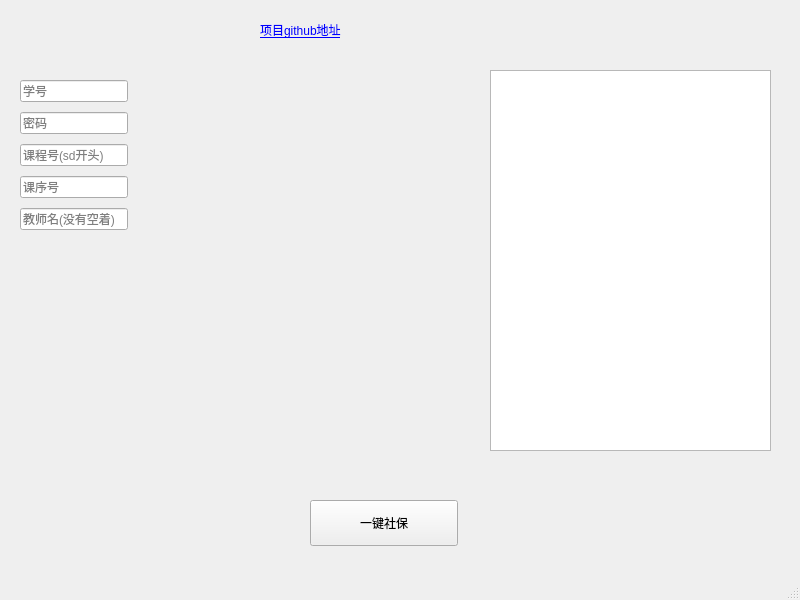
<?xml version="1.0" encoding="UTF-8"?>
<ui version="4.0">
 <class>MainWindow</class>
 <widget class="QMainWindow" name="MainWindow">
  <property name="geometry">
   <rect>
    <x>0</x>
    <y>0</y>
    <width>800</width>
    <height>600</height>
   </rect>
  </property>
  <property name="windowTitle">
   <string>MainWindow</string>
  </property>
  <widget class="QWidget" name="centralwidget">
   <widget class="QWidget" name="verticalLayoutWidget">
    <property name="geometry">
     <rect>
      <x>20</x>
      <y>70</y>
      <width>391</width>
      <height>381</height>
     </rect>
    </property>
    <layout class="QVBoxLayout" name="verticalLayout" stretch="0,0,0,0,0">
     <property name="spacing">
      <number>10</number>
     </property>
     <property name="sizeConstraint">
      <enum>QLayout::SetFixedSize</enum>
     </property>
     <property name="topMargin">
      <number>10</number>
     </property>
     <item>
      <widget class="QLineEdit" name="stuidtxt">
       <property name="placeholderText">
        <string>学号</string>
       </property>
      </widget>
     </item>
     <item>
      <widget class="QLineEdit" name="psdtxt">
       <property name="echoMode">
        <enum>QLineEdit::Password</enum>
       </property>
       <property name="placeholderText">
        <string>密码</string>
       </property>
      </widget>
     </item>
     <item>
      <widget class="QLineEdit" name="kchtat">
       <property name="placeholderText">
        <string>课程号(sd开头)</string>
       </property>
      </widget>
     </item>
     <item>
      <widget class="QLineEdit" name="kxhtxt">
       <property name="placeholderText">
        <string>课序号</string>
       </property>
      </widget>
     </item>
     <item>
      <widget class="QLineEdit" name="jsmtxt">
       <property name="placeholderText">
        <string>教师名(没有空着)</string>
       </property>
      </widget>
     </item>
    </layout>
   </widget>
   <widget class="QPushButton" name="pushButton">
    <property name="geometry">
     <rect>
      <x>310</x>
      <y>500</y>
      <width>148</width>
      <height>46</height>
     </rect>
    </property>
    <property name="text">
     <string>一键社保</string>
    </property>
   </widget>
   <widget class="QTextEdit" name="ans_edit">
    <property name="geometry">
     <rect>
      <x>490</x>
      <y>70</y>
      <width>281</width>
      <height>381</height>
     </rect>
    </property>
   </widget>
   <widget class="QLabel" name="label">
    <property name="geometry">
     <rect>
      <x>260</x>
      <y>10</y>
      <width>341</width>
      <height>41</height>
     </rect>
    </property>
    <property name="text">
     <string>&lt;html&gt;&lt;head/&gt;&lt;body&gt;&lt;p&gt;&lt;a href=&quot;https://github.com/Yuandiaodiaodiao/sdu-get-class&quot;&gt;&lt;span style=&quot; text-decoration: underline; color:#0000ff;&quot;&gt;项目github地址&lt;/span&gt;&lt;/a&gt;&lt;/p&gt;&lt;/body&gt;&lt;/html&gt;</string>
    </property>
   </widget>
  </widget>
  <widget class="QStatusBar" name="statusbar"/>
 </widget>
 <resources/>
 <connections>
  <connection>
   <sender>pushButton</sender>
   <signal>clicked()</signal>
   <receiver>MainWindow</receiver>
   <slot>start()</slot>
   <hints>
    <hint type="sourcelabel">
     <x>398</x>
     <y>521</y>
    </hint>
    <hint type="destinationlabel">
     <x>501</x>
     <y>520</y>
    </hint>
   </hints>
  </connection>
 </connections>
 <slots>
  <slot>start()</slot>
 </slots>
</ui>
